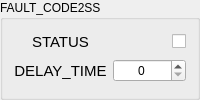
             <widget class="QGroupBox" name="fault_code2ss_groupBox">
              <property name="styleSheet">
               <string notr="true"/>
              </property>
              <property name="title">
               <string>FAULT_CODE2SS</string>
              </property>
              <layout class="QGridLayout" name="gridLayout_23">
               <item row="2" column="1">
                <widget class="QSpinBox" name="param_faultcode_delay_spinbox">
                 <property name="font">
                  <font/>
                 </property>
                 <property name="alignment">
                  <set>Qt::AlignCenter</set>
                 </property>
                 <property name="maximum">
                  <number>30000</number>
                 </property>
                </widget>
               </item>
               <item row="2" column="0">
                <widget class="QLabel" name="label_64">
                 <property name="minimumSize">
                  <size>
                   <width>0</width>
                   <height>0</height>
                  </size>
                 </property>
                 <property name="maximumSize">
                  <size>
                   <width>16777215</width>
                   <height>16777215</height>
                  </size>
                 </property>
                 <property name="font">
                  <font>
                   <pointsize>11</pointsize>
                  </font>
                 </property>
                 <property name="toolTip">
                  <string>&lt;html&gt;&lt;head/&gt;&lt;body&gt;&lt;p&gt;进入安全状态的延时(ms)&lt;/p&gt;&lt;/body&gt;&lt;/html&gt;</string>
                 </property>
                 <property name="text">
                  <string>DELAY_TIME</string>
                 </property>
                 <property name="alignment">
                  <set>Qt::AlignCenter</set>
                 </property>
                </widget>
               </item>
               <item row="1" column="1">
                <widget class="QCheckBox" name="param_faultcode_status_checkBox">
                 <property name="layoutDirection">
                  <enum>Qt::RightToLeft</enum>
                 </property>
                 <property name="text">
                  <string/>
                 </property>
                 <property name="autoRepeat">
                  <bool>false</bool>
                 </property>
                 <property name="autoExclusive">
                  <bool>false</bool>
                 </property>
                 <property name="tristate">
                  <bool>false</bool>
                 </property>
                </widget>
               </item>
               <item row="1" column="0">
                <widget class="QLabel" name="label_86">
                 <property name="minimumSize">
                  <size>
                   <width>0</width>
                   <height>0</height>
                  </size>
                 </property>
                 <property name="maximumSize">
                  <size>
                   <width>16777215</width>
                   <height>16777215</height>
                  </size>
                 </property>
                 <property name="font">
                  <font>
                   <pointsize>11</pointsize>
                  </font>
                 </property>
                 <property name="toolTip">
                  <string>&lt;html&gt;&lt;head/&gt;&lt;body&gt;&lt;p&gt;硬件错误进入安全状态使能&lt;/p&gt;&lt;/body&gt;&lt;/html&gt;</string>
                 </property>
                 <property name="text">
                  <string>STATUS</string>
                 </property>
                 <property name="alignment">
                  <set>Qt::AlignCenter</set>
                 </property>
                </widget>
               </item>
              </layout>
             </widget>
